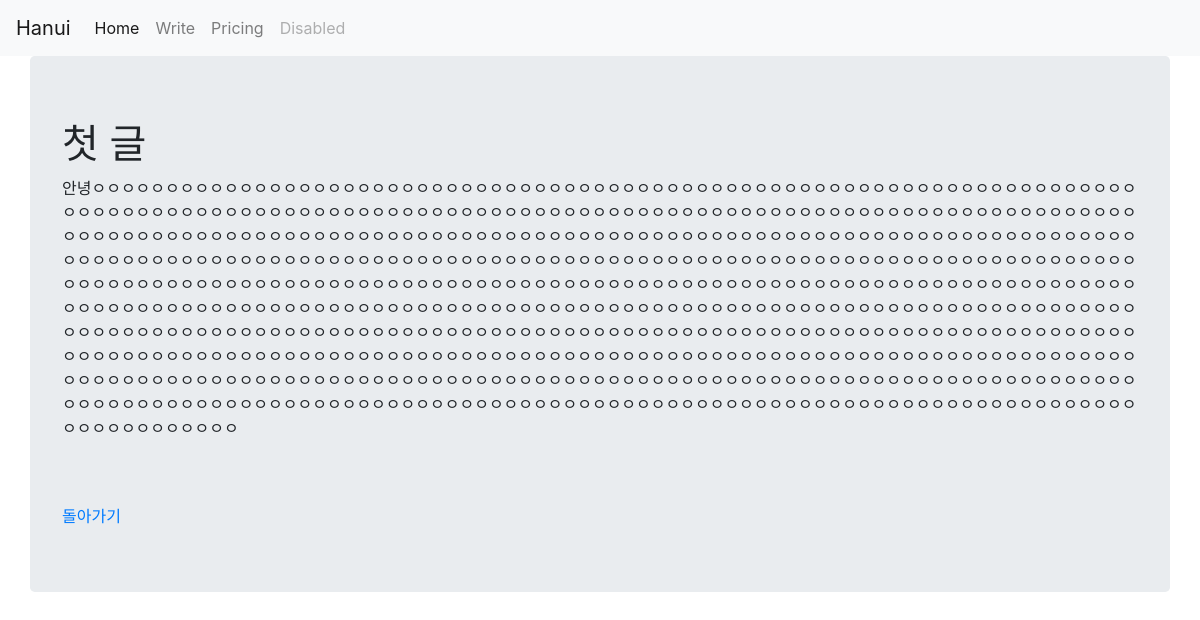
Page /blog/1/ on the committed database.
### blog/models.py (models this page shows, shortened)
class Blog(models.Model):
    title = models.CharField(max_length=200)
    pub_date = models.DateTimeField('date published')
    body = models.TextField()
    objects = models.Manager()

### blog/views.py (the view)
# urls.py: path('blog/<int:blog_id>/', blog.views.detail, name='detail'),
def detail(request, blog_id):
    blog_detail = get_object_or_404(Blog, pk=blog_id)
    return render(request, 'blog/detail.html', {'blog': blog_detail})

### blog/templates/blog/detail.html (shortened to what this page needs)
<head>
    <link rel="stylesheet" href="https://stackpath.bootstrapcdn.com/bootstrap/4.2.1/css/bootstrap.min.css">
</head>
<body>
  <nav class="navbar navbar-expand-lg navbar-light bg-light">
    <a class="navbar-brand" href="{% url 'home' %}">Hanui</a>
    <div class="collapse navbar-collapse" id="navbarNavAltMarkup">
      <div class="navbar-nav">
        <a class="nav-item nav-link active" href="{% url 'home' %}">Home <span class="sr-only">(current)</span></a>
        <a class="nav-item nav-link" href="{% url 'new' %}">Write</a>
        <a class="nav-item nav-link" href="#">Pricing</a>
        <a class="nav-item nav-link disabled" href="#">Disabled</a>
      </div>
    </div>
  </nav>
    <div class="container jumbotron">
        <h1> {{blog.title}}</h1>
        <p> {{blog.body}}</p>
        <br><br>
        <a href="{% url 'home' %}">돌아가기</a>
    </div>
</body>

### rows in the picture
Blog: title "첫 글", body "안녕ㅇㅇㅇㅇㅇㅇㅇㅇㅇㅇㅇㅇㅇㅇㅇㅇㅇㅇㅇㅇㅇㅇㅇㅇㅇㅇㅇㅇㅇㅇㅇㅇㅇㅇㅇㅇㅇㅇㅇㅇㅇㅇㅇㅇㅇㅇㅇㅇㅇㅇㅇㅇㅇㅇㅇㅇㅇㅇㅇㅇㅇㅇㅇㅇㅇㅇㅇㅇㅇㅇㅇㅇㅇㅇㅇㅇㅇㅇㅇㅇㅇㅇㅇㅇㅇㅇㅇㅇㅇㅇㅇㅇㅇㅇㅇㅇㅇㅇㅇㅇㅇㅇㅇㅇㅇㅇㅇㅇㅇㅇㅇㅇㅇㅇㅇㅇㅇㅇㅇㅇㅇㅇㅇㅇㅇㅇㅇㅇㅇㅇㅇㅇㅇㅇㅇㅇㅇㅇㅇㅇㅇㅇㅇㅇㅇㅇㅇㅇㅇㅇㅇㅇㅇㅇㅇㅇㅇㅇㅇㅇㅇㅇㅇㅇㅇㅇㅇㅇㅇㅇㅇㅇㅇㅇㅇㅇㅇㅇㅇㅇㅇㅇㅇㅇㅇㅇㅇㅇㅇㅇㅇㅇㅇㅇㅇㅇㅇㅇㅇㅇㅇㅇㅇㅇㅇㅇㅇㅇㅇㅇㅇㅇㅇㅇㅇㅇㅇㅇㅇㅇㅇㅇㅇㅇㅇㅇㅇㅇㅇㅇㅇㅇㅇㅇㅇㅇㅇㅇㅇㅇㅇㅇㅇㅇㅇㅇㅇㅇㅇㅇㅇㅇㅇㅇㅇㅇㅇㅇㅇㅇㅇㅇㅇㅇㅇㅇㅇㅇㅇㅇㅇㅇㅇㅇㅇㅇㅇㅇㅇㅇㅇㅇㅇㅇㅇㅇㅇㅇㅇㅇㅇㅇㅇㅇㅇㅇㅇㅇㅇㅇㅇㅇㅇㅇㅇㅇㅇㅇㅇㅇㅇㅇㅇㅇㅇㅇㅇㅇㅇㅇㅇㅇㅇㅇㅇㅇㅇㅇㅇㅇㅇㅇㅇㅇㅇㅇㅇㅇㅇㅇㅇㅇㅇㅇㅇㅇㅇㅇㅇㅇㅇㅇㅇㅇㅇㅇㅇㅇㅇㅇㅇㅇㅇㅇㅇㅇㅇㅇㅇㅇㅇㅇㅇㅇㅇㅇㅇㅇㅇㅇㅇㅇㅇㅇㅇㅇㅇㅇㅇㅇㅇㅇㅇㅇㅇㅇㅇㅇㅇㅇㅇㅇㅇㅇㅇㅇㅇㅇㅇㅇㅇㅇㅇㅇㅇㅇㅇㅇㅇㅇㅇㅇㅇㅇㅇㅇㅇㅇㅇㅇㅇㅇㅇㅇㅇㅇㅇㅇㅇㅇㅇㅇㅇㅇㅇㅇㅇㅇㅇㅇㅇㅇㅇㅇㅇㅇㅇㅇㅇㅇㅇㅇㅇㅇㅇㅇㅇㅇㅇㅇㅇㅇㅇㅇㅇㅇㅇㅇㅇㅇㅇㅇㅇㅇㅇㅇㅇㅇㅇㅇㅇㅇㅇㅇㅇㅇㅇㅇㅇㅇㅇㅇㅇㅇㅇㅇㅇㅇㅇㅇㅇㅇㅇㅇㅇㅇㅇㅇㅇㅇㅇㅇㅇㅇㅇㅇㅇㅇㅇㅇㅇㅇㅇㅇㅇㅇㅇㅇㅇㅇㅇㅇㅇㅇㅇㅇㅇㅇㅇㅇㅇㅇㅇㅇㅇㅇㅇㅇㅇㅇㅇㅇㅇㅇㅇㅇㅇㅇㅇㅇㅇㅇㅇㅇㅇㅇㅇㅇㅇㅇㅇㅇㅇㅇㅇㅇㅇㅇㅇㅇㅇㅇㅇㅇㅇㅇㅇㅇㅇㅇㅇㅇㅇㅇㅇㅇㅇㅇㅇㅇㅇㅇㅇㅇㅇㅇㅇㅇㅇㅇㅇㅇㅇㅇㅇㅇㅇㅇㅇㅇㅇㅇㅇㅇㅇㅇㅇㅇㅇㅇㅇㅇㅇㅇㅇㅇㅇㅇㅇㅇㅇㅇㅇㅇㅇㅇㅇㅇㅇㅇㅇㅇㅇㅇㅇㅇㅇㅇㅇㅇㅇㅇㅇㅇㅇㅇㅇㅇㅇㅇㅇㅇㅇㅇㅇㅇㅇㅇㅇㅇㅇㅇㅇㅇㅇㅇㅇㅇ…"
